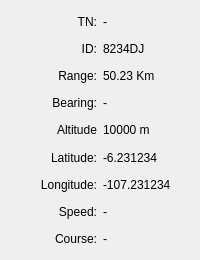
<?xml version="1.0" encoding="UTF-8"?>
<ui version="4.0">
 <class>DialogSelectedTrack</class>
 <widget class="QDialog" name="DialogSelectedTrack">
  <property name="geometry">
   <rect>
    <x>0</x>
    <y>0</y>
    <width>200</width>
    <height>260</height>
   </rect>
  </property>
  <property name="sizePolicy">
   <sizepolicy hsizetype="Fixed" vsizetype="Fixed">
    <horstretch>0</horstretch>
    <verstretch>0</verstretch>
   </sizepolicy>
  </property>
  <property name="minimumSize">
   <size>
    <width>200</width>
    <height>260</height>
   </size>
  </property>
  <property name="maximumSize">
   <size>
    <width>201</width>
    <height>261</height>
   </size>
  </property>
  <property name="windowTitle">
   <string>Selected Track</string>
  </property>
  <layout class="QVBoxLayout" name="verticalLayout">
   <item>
    <layout class="QHBoxLayout" name="horizontalLayout">
     <item>
      <widget class="QLabel" name="label">
       <property name="text">
        <string>TN:</string>
       </property>
       <property name="alignment">
        <set>Qt::AlignRight|Qt::AlignTrailing|Qt::AlignVCenter</set>
       </property>
      </widget>
     </item>
     <item>
      <widget class="QLabel" name="labelTn">
       <property name="text">
        <string>-</string>
       </property>
      </widget>
     </item>
    </layout>
   </item>
   <item>
    <layout class="QHBoxLayout" name="horizontalLayout_2">
     <item>
      <widget class="QLabel" name="label_3">
       <property name="text">
        <string>ID:</string>
       </property>
       <property name="alignment">
        <set>Qt::AlignRight|Qt::AlignTrailing|Qt::AlignVCenter</set>
       </property>
      </widget>
     </item>
     <item>
      <widget class="QLabel" name="labelID">
       <property name="text">
        <string>8234DJ</string>
       </property>
      </widget>
     </item>
    </layout>
   </item>
   <item>
    <layout class="QHBoxLayout" name="horizontalLayout_3">
     <item>
      <widget class="QLabel" name="label_5">
       <property name="text">
        <string>Range:</string>
       </property>
       <property name="alignment">
        <set>Qt::AlignRight|Qt::AlignTrailing|Qt::AlignVCenter</set>
       </property>
      </widget>
     </item>
     <item>
      <widget class="QLabel" name="labelRng">
       <property name="text">
        <string>50.23 Km</string>
       </property>
      </widget>
     </item>
    </layout>
   </item>
   <item>
    <layout class="QHBoxLayout" name="horizontalLayout_4">
     <item>
      <widget class="QLabel" name="label_7">
       <property name="text">
        <string>Bearing:</string>
       </property>
       <property name="alignment">
        <set>Qt::AlignRight|Qt::AlignTrailing|Qt::AlignVCenter</set>
       </property>
      </widget>
     </item>
     <item>
      <widget class="QLabel" name="labelBrn">
       <property name="text">
        <string>-</string>
       </property>
      </widget>
     </item>
    </layout>
   </item>
   <item>
    <layout class="QHBoxLayout" name="horizontalLayout_5">
     <item>
      <widget class="QLabel" name="label_9">
       <property name="text">
        <string>Altitude</string>
       </property>
       <property name="alignment">
        <set>Qt::AlignRight|Qt::AlignTrailing|Qt::AlignVCenter</set>
       </property>
      </widget>
     </item>
     <item>
      <widget class="QLabel" name="labelAlt">
       <property name="text">
        <string>10000 m</string>
       </property>
      </widget>
     </item>
    </layout>
   </item>
   <item>
    <layout class="QHBoxLayout" name="horizontalLayout_6">
     <item>
      <widget class="QLabel" name="label_11">
       <property name="text">
        <string>Latitude:</string>
       </property>
       <property name="alignment">
        <set>Qt::AlignRight|Qt::AlignTrailing|Qt::AlignVCenter</set>
       </property>
      </widget>
     </item>
     <item>
      <widget class="QLabel" name="labelLat">
       <property name="text">
        <string>-6.231234</string>
       </property>
      </widget>
     </item>
    </layout>
   </item>
   <item>
    <layout class="QHBoxLayout" name="horizontalLayout_7">
     <item>
      <widget class="QLabel" name="label_13">
       <property name="text">
        <string>Longitude:</string>
       </property>
       <property name="alignment">
        <set>Qt::AlignRight|Qt::AlignTrailing|Qt::AlignVCenter</set>
       </property>
      </widget>
     </item>
     <item>
      <widget class="QLabel" name="labelLon">
       <property name="text">
        <string>-107.231234</string>
       </property>
      </widget>
     </item>
    </layout>
   </item>
   <item>
    <layout class="QHBoxLayout" name="horizontalLayout_8">
     <item>
      <widget class="QLabel" name="label_15">
       <property name="text">
        <string>Speed:</string>
       </property>
       <property name="alignment">
        <set>Qt::AlignRight|Qt::AlignTrailing|Qt::AlignVCenter</set>
       </property>
      </widget>
     </item>
     <item>
      <widget class="QLabel" name="labelSpd">
       <property name="text">
        <string>-</string>
       </property>
      </widget>
     </item>
    </layout>
   </item>
   <item>
    <layout class="QHBoxLayout" name="horizontalLayout_9">
     <item>
      <widget class="QLabel" name="label_17">
       <property name="text">
        <string>Course:</string>
       </property>
       <property name="alignment">
        <set>Qt::AlignRight|Qt::AlignTrailing|Qt::AlignVCenter</set>
       </property>
      </widget>
     </item>
     <item>
      <widget class="QLabel" name="labelCrs">
       <property name="text">
        <string>-</string>
       </property>
      </widget>
     </item>
    </layout>
   </item>
  </layout>
 </widget>
 <resources/>
 <connections/>
</ui>
